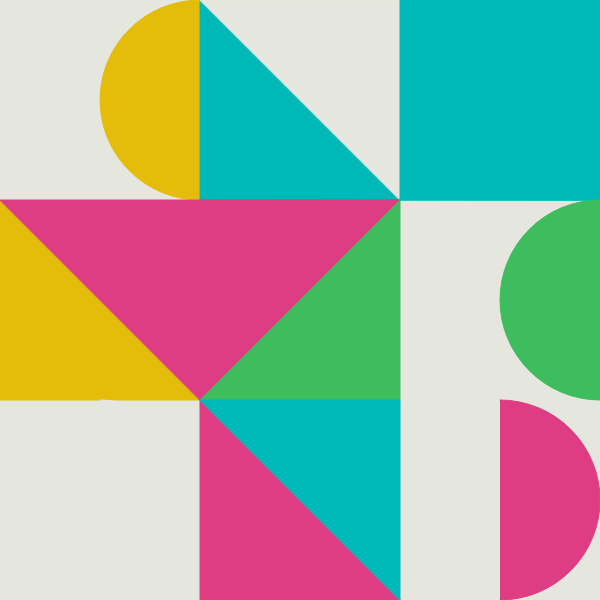
Frame 1 (no input)
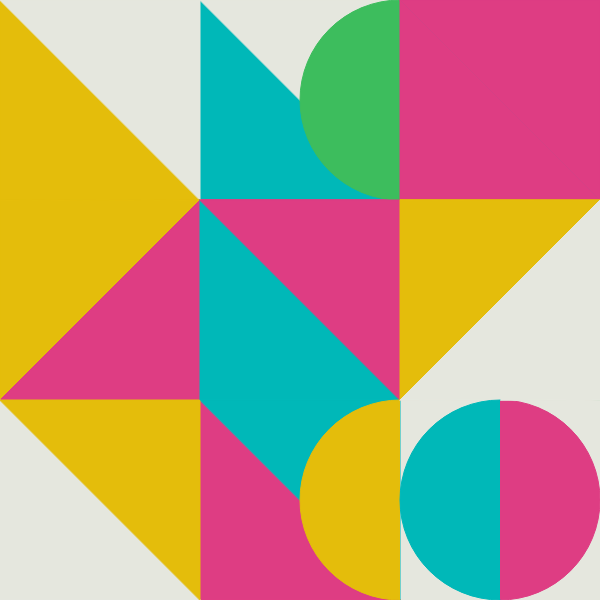
Frame 2 (the mouse pressed at the canvas centre, redrawn once)

The p5.js sketch that drew these frames (run headless with seeded random() and noise() and a simulated clock; the mouse was pressed at the canvas centre and the sketch redrawn once):

// p5.js sketch
// ── sketch.js
const colors = [
  [222, 61, 131],
  [228, 189, 11],
  [0, 184, 184],
  [229, 231, 222],
  [61, 189, 93],
];
const tw = 200;
const th = 200;

function setup() {
  createCanvas(600, 600);
  noLoop();
  background(getFillColor());
}

function draw() {
  noStroke();
  for (let x = 0; x < width; x += tw) {
    for (let y = 0; y < height; y += th) {
      const randomTile = random(0, 1);
      const randomDraw = random(0, 1);
      if (randomTile > 0.5) {
        drawTriangles(x, y, randomDraw);
      } else if (randomTile <= 0.5) {
        drawCircles(x, y, tw, th, randomDraw);
      }
    }
  }
}

function drawCircles(x, y, w, h, side) {
  if (side < 0.25) {
    fill(getFillColor());
    arc(x + tw / 2, y + th / 2, w, h, HALF_PI - TWO_PI, HALF_PI - PI);
  } else if (side > 0.25 && side < 0.5) {
    fill(getFillColor());
    arc(x + tw / 2, y + th / 2, w, h, PI + HALF_PI, TWO_PI + HALF_PI);
  } else if (side > 0.5 && side < 0.75) {
    fill(getFillColor());
    arc(x + tw, y + th / 2, w, h, HALF_PI - TWO_PI, HALF_PI - PI);
  } else if (side > 0.75 && side <= 1) {
    fill(getFillColor());
    arc(x + tw, y + th / 2, w, h, PI - HALF_PI, TWO_PI - HALF_PI);
  }
}

function drawTriangles(x, y, direction) {
  // Direction > .5 draws line ul to lr
  // Direction < .5 draws line lr to ur

  // Define triangle points
  let ulx = x;
  let uly = y;
  let llx = x;
  let lly = y + th;
  let urx = x + tw;
  let ury = y;
  let lrx = x + tw;
  let lry = y + th;

  // Draw triangles by direction
  if (direction > 0.5) {
    fill(getFillColor());
    triangle(ulx, uly, llx, lly, urx, ury);
    fill(getFillColor());
    triangle(llx, lly, urx, ury, lrx, lry);
  } else if (direction <= 0.5) {
    fill(getFillColor());
    triangle(ulx, uly, llx, lly, lrx, lry);
    fill(getFillColor());
    triangle(ulx, uly, urx, ury, lrx, lry);
  }
}

function getFillColor() {
  const col = colors[parseInt(random(colors.length))];

  stroke(col);
  return col;
}

// ── style.css
html,
body {
  height: 100%;
  background-color: black;
}

body {
  margin: 0;
  display: flex;

  /* This centers the canvas horizontally. */
  justify-content: center;

  /* This centers the canvas vertically. */
  align-items: center;
}
